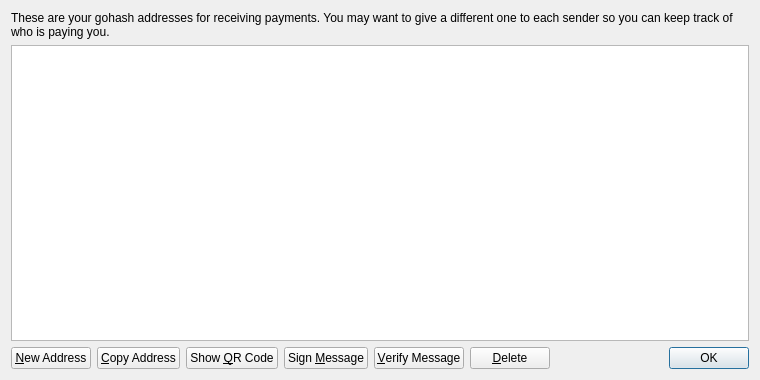
<?xml version="1.0" encoding="UTF-8"?>
<ui version="4.0">
 <class>AddressBookPage</class>
 <widget class="QWidget" name="AddressBookPage">
  <property name="geometry">
   <rect>
    <x>0</x>
    <y>0</y>
    <width>760</width>
    <height>380</height>
   </rect>
  </property>
  <property name="windowTitle">
   <string>Address Book</string>
  </property>
  <layout class="QVBoxLayout" name="verticalLayout">
   <item>
    <widget class="QLabel" name="labelExplanation">
     <property name="text">
      <string>These are your gohash addresses for receiving payments. You may want to give a different one to each sender so you can keep track of who is paying you.</string>
     </property>
     <property name="textFormat">
      <enum>Qt::PlainText</enum>
     </property>
     <property name="wordWrap">
      <bool>true</bool>
     </property>
    </widget>
   </item>
   <item>
    <widget class="QTableView" name="tableView">
     <property name="contextMenuPolicy">
      <enum>Qt::CustomContextMenu</enum>
     </property>
     <property name="toolTip">
      <string>Double-click to edit address or label</string>
     </property>
     <property name="tabKeyNavigation">
      <bool>false</bool>
     </property>
     <property name="selectionMode">
      <enum>QAbstractItemView::SingleSelection</enum>
     </property>
     <property name="selectionBehavior">
      <enum>QAbstractItemView::SelectRows</enum>
     </property>
     <property name="sortingEnabled">
      <bool>true</bool>
     </property>
     <attribute name="verticalHeaderVisible">
      <bool>false</bool>
     </attribute>
    </widget>
   </item>
   <item>
    <layout class="QHBoxLayout" name="horizontalLayout">
     <item>
      <widget class="QPushButton" name="newAddressButton">
       <property name="toolTip">
        <string>Create a new address</string>
       </property>
       <property name="text">
        <string>&amp;New Address</string>
       </property>
      </widget>
     </item>
     <item>
      <widget class="QPushButton" name="copyToClipboard">
       <property name="toolTip">
        <string>Copy the currently selected address to the system clipboard</string>
       </property>
       <property name="text">
        <string>&amp;Copy Address</string>
       </property>
      </widget>
     </item>
     <item>
      <widget class="QPushButton" name="showQRCode">
       <property name="text">
        <string>Show &amp;QR Code</string>
       </property>
      </widget>
     </item>
     <item>
      <widget class="QPushButton" name="signMessage">
       <property name="toolTip">
        <string>Sign a message to prove you own a gohash address</string>
       </property>
       <property name="text">
        <string>Sign &amp;Message</string>
       </property>
      </widget>
     </item>
     <item>
      <widget class="QPushButton" name="verifyMessage">
       <property name="toolTip">
        <string>Verify a message to ensure it was signed with a specified gohash address</string>
       </property>
       <property name="text">
        <string>&amp;Verify Message</string>
       </property>
      </widget>
     </item>
     <item>
      <widget class="QPushButton" name="deleteButton">
       <property name="toolTip">
        <string>Delete the currently selected address from the list</string>
       </property>
       <property name="text">
        <string>&amp;Delete</string>
       </property>
      </widget>
     </item>
     <item>
      <spacer name="horizontalSpacer">
       <property name="orientation">
        <enum>Qt::Horizontal</enum>
       </property>
       <property name="sizeHint" stdset="0">
        <size>
         <width>40</width>
         <height>20</height>
        </size>
       </property>
      </spacer>
     </item>
     <item>
      <widget class="QDialogButtonBox" name="buttonBox">
       <property name="sizePolicy">
        <sizepolicy hsizetype="Maximum" vsizetype="Fixed">
         <horstretch>0</horstretch>
         <verstretch>0</verstretch>
        </sizepolicy>
       </property>
       <property name="standardButtons">
        <set>QDialogButtonBox::Ok</set>
       </property>
      </widget>
     </item>
    </layout>
   </item>
  </layout>
 </widget>
 <resources>
  <include location="../bitcoin.qrc"/>
 </resources>
 <connections/>
</ui>
